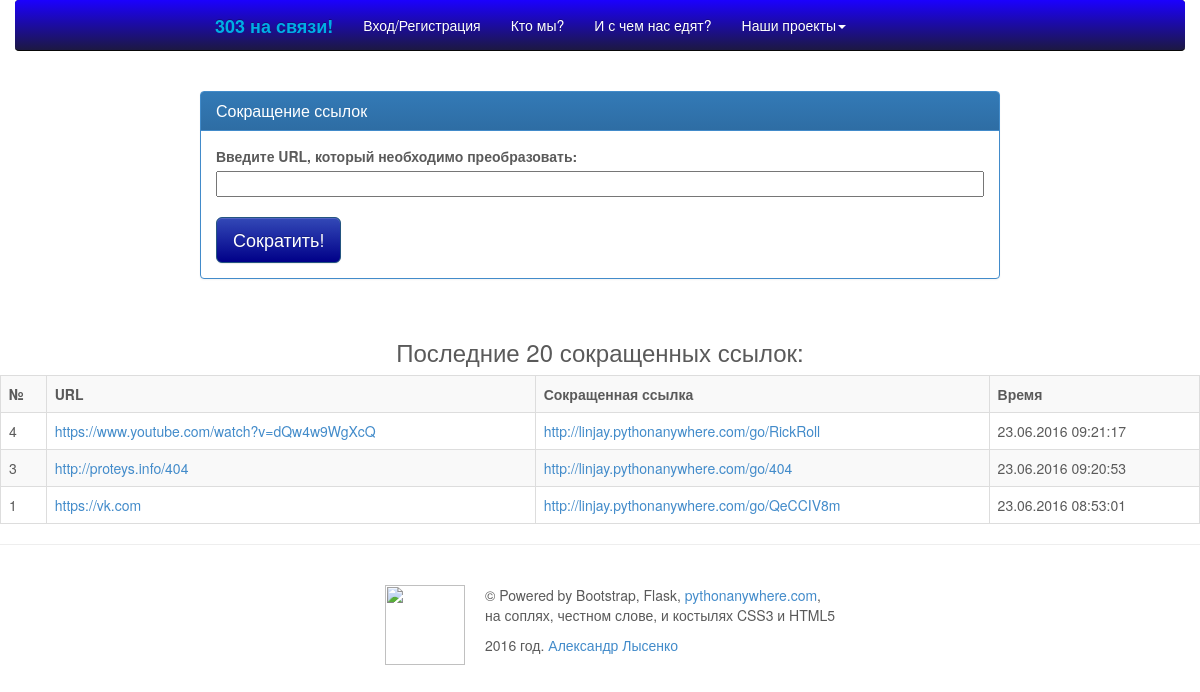
/linkshorter, run on an earlier commit of the app's database.
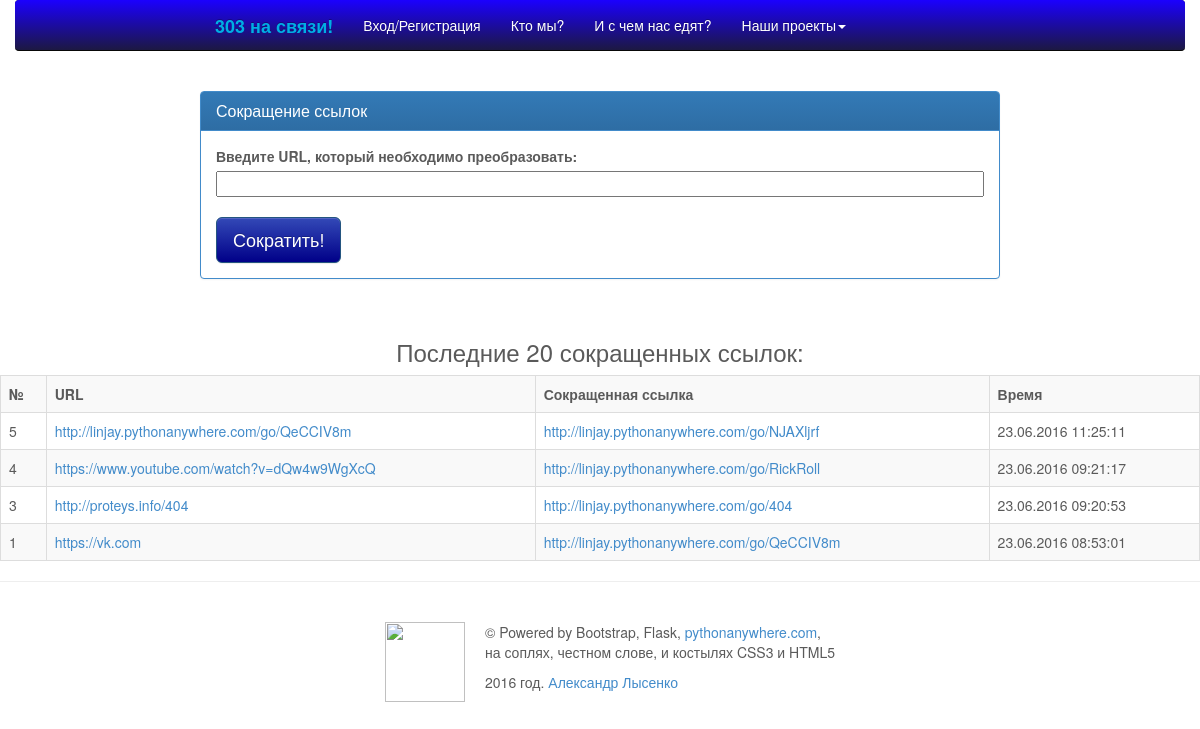
And on a later commit of the database.
### tables this page shows
CREATE TABLE linkshorter (
    "id" INTEGER PRIMARY KEY NOT NULL,
    "url" VARCHAR,
    "time" DATETIME,
    "prefix" CHAR(8) NOT NULL
);

### mysite/flask_app.py (the view, shortened to what this page needs)
@app.route('/linkshorter', methods=['GET', 'POST'])
def linkshorter():
    title="Сокращение ссылок"
    if request.method == 'GET':
        conn = sqlite3.connect('site.db')
        c = conn.cursor()
        urls = c.execute('''SELECT id, url, prefix, strftime('%d.%m.%Y %H:%M:%S', time) FROM linkshorter ORDER BY id DESC LIMIT 20;''').fetchall()
        return render_template('linkshorter.html', urls=urls, title=title)

### mysite/templates/linkshorter.html (shortened to what this page needs)
{% extends "layout.html" %}
    {% block body %}
    <br><br>
    <div style="max-width:800px; margin: auto">
        <div class="panel panel-primary">
            <div class="panel-heading">
            <h3 class="panel-title">Сокращение ссылок</h3>
        </div>
            <div class="panel-body">
            <form action="/linkshorter" method="post">
                <label for="url">Введите URL, который необходимо преобразовать:</label><br>
                <input type="text" name="url" id="url" style="width:100%;"><br><br>
                <input type="submit" class="btn btn-lg btn-primary" value="Сократить!">
            </form>
        </div>
        </div>
    </div>
    <br>
    <table class="table table-striped table-bordered">
    <thead>
    <caption>
        <h3>Последние 20 сокращенных ссылок:</h3>
    </caption>
    <tr>
        <th>№</th>
        <th>URL</th>
        <th>Сокращенная ссылка</th>
        <th>Время</th>
    </tr>
    </thead>
    {% for url in urls %}
    <tr>
        <td>{{url[0]}}</td>
        <td><a href="{{url[1]}}">{{url[1]}}</a></td>
        <td><a href="http://linjay.pythonanywhere.com/go/{{url[2]}}">http://linjay.pythonanywhere.com/go/{{url[2]}}</a></td>
        <td>{{url[3]}}</td>
    </tr>
    {% endfor %}
    </table>
    {% endblock %}

### mysite/templates/layout.html (shortened to what this page needs)
<!DOCTYPE html>
<html lang="en">
<head>
    <link href="../static/css/bootstrap.min.css" rel="stylesheet">
    <link href="../static/css/bootstrap-theme.min.css" rel="stylesheet">
    <link href="../static/css/carousel.css" rel="stylesheet">
</head>
<body style="">
    <div class="home-nav navbar-wrapper">
          <div class="container">
            <div class="navbar navbar-inverse navbar-static-top" role="navigation">
              <div class="container">
                <div class="navbar-header">
                  <a class="navbar-brand" href="/" title="&quot;Главная&quot;"><strong>303 на связи!</strong></a>
                </div>
                <div class="navbar-collapse collapse">
                  <ul class="nav navbar-nav">
                    <li><a href="/login">Вход/Регистрация</a></li>
                    <li><a href="/about">Кто мы?</a></li>
                    <li><a href="/contact">И с чем нас едят?</a></li>
                    <li class="dropdown">
                      <a href="#" class="dropdown-toggle" data-toggle="dropdown">Наши проекты<b class="caret"></b></a>
                    </li>
                  </ul>
                </div>
              </div>
            </div>
          </div>
        </div>
{% block body %}
{% endblock %}
        <hr>
        <table border=0 align="center">
            <tr>
                <td>
                    <img src="https://habrastorage.org/files/89a/4ea/6a1/89a4ea6a1271445588a16d94271f6799.jpg" width="80px" height="80px" style="margin: 20px;">
                </td>
                <td>
                    <p>
                        © Powered by Bootstrap, Flask, <a href="https://www.pythonanywhere.com">pythonanywhere.com</a>,<br>
                        на соплях, честном слове, и костылях CSS3 и HTML5
                    </p>
                    <p>
                        2016 год. <a href="https://vk.com/id90781995">Александр Лысенко</a>
                    </p>
                </td>
            </tr>
        </table>
</body>
</html>

### mysite/static/css/carousel.css (style rules this page uses)
body { padding-bottom: 40px; color: #5a5a5a; }
.navbar-wrapper { top: 0; right: 0; left: 0; z-index: 20; }
.navbar-wrapper .container { padding-right: 0; padding-left: 0; }
.navbar-wrapper .navbar { padding-right: 15px; padding-left: 15px; }
@media (min-width: 768px) { .navbar-wrapper .navbar { margin: 0; } }
@media (min-width: 768px) { .navbar-wrapper .container { padding-right: 15px; padding-left: 15px; } }
@media (min-width: 768px) { .navbar-wrapper .navbar { padding-right: 0; padding-left: 0; } }
@media (min-width: 768px) { .navbar-wrapper .navbar { border-radius: 4px; } }

What changed in the data, as far as the page shows it:
added linkshorter: id "5", url "http://linjay.pythonanywhere.com/go/QeCCIV8m", prefix "NJAXljrf", url "23.06.2016 11:25:11"
